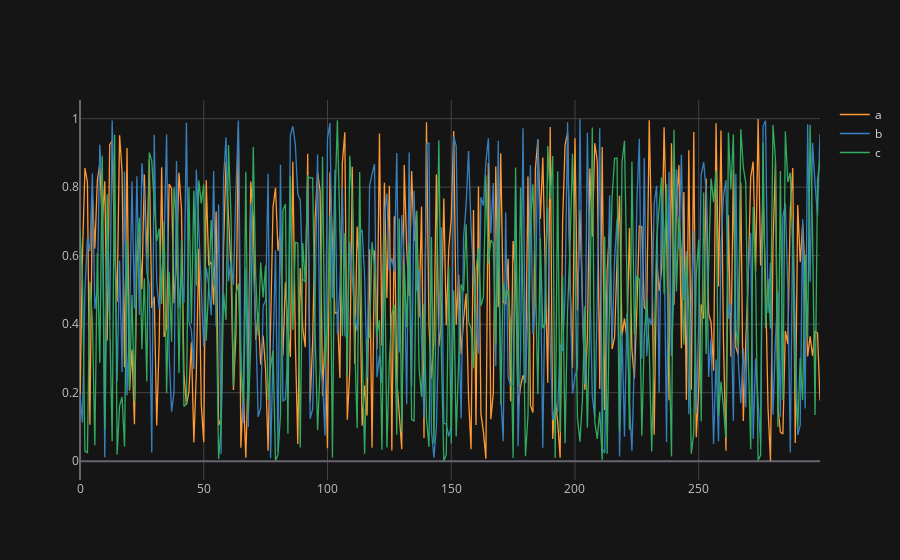

Notebook cell for this chart:
### Code cell
df.iplot()

### Figure 1 — Plotly figure (JSON) as saved in the notebook; plotly's stock layout.template omitted (floating-point values rounded to 4 significant figures; data arrays with more than 128 entries replaced by an {"elided": "..."} marker saying what was removed)
{"data": [{"line": {"color": "rgba(255, 153, 51, 1.0)", "dash": "solid", "shape": "linear", "width": 1.3}, "mode": "lines", "name": "a", "text": "", "type": "scatter", "x": {"elided": "300 int values"}, "y": {"elided": "300 float values"}}, {"line": {"color": "rgba(55, 128, 191, 1.0)", "dash": "solid", "shape": "linear", "width": 1.3}, "mode": "lines", "name": "b", "text": "", "type": "scatter", "x": {"elided": "300 int values"}, "y": {"elided": "300 float values"}}, {"line": {"color": "rgba(50, 171, 96, 1.0)", "dash": "solid", "shape": "linear", "width": 1.3}, "mode": "lines", "name": "c", "text": "", "type": "scatter", "x": {"elided": "300 int values"}, "y": {"elided": "300 float values"}}], "layout": {"legend": {"bgcolor": "#151516", "font": {"color": "#D9D9D9"}}, "paper_bgcolor": "#151516", "plot_bgcolor": "#151516", "title": {"font": {"color": "#D9D9D9"}}, "xaxis": {"gridcolor": "#434343", "showgrid": true, "tickfont": {"color": "#C2C2C2"}, "title": {"font": {"color": "#D9D9D9"}, "text": ""}, "zerolinecolor": "#666570"}, "yaxis": {"gridcolor": "#434343", "showgrid": true, "tickfont": {"color": "#C2C2C2"}, "title": {"font": {"color": "#D9D9D9"}, "text": ""}, "zerolinecolor": "#666570"}}}
